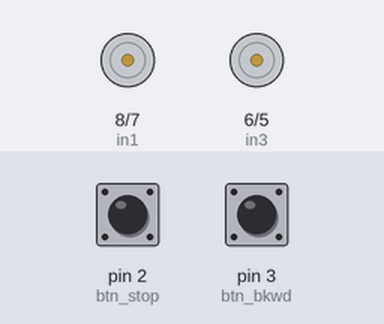
A sketch run on a simulated Arduino Uno, built with avr-gcc and run on an emulated ATmega328P. On the bench: motor-driver pin pairs drawn as motors (green arrow = first pin HIGH = forward, orange = second pin HIGH = backward, longer = more drive, scaled by the enable pin). The inputs (shaded band) are chosen by the test bench; at power-on: pin 3 (btn_bkwd) HIGH, pin 2 (btn_stop) HIGH.

Above: at 1.7 s.
1.8 s: pin 3 (btn_bkwd) pulled LOW for 0.15 s
At 2.3 s:
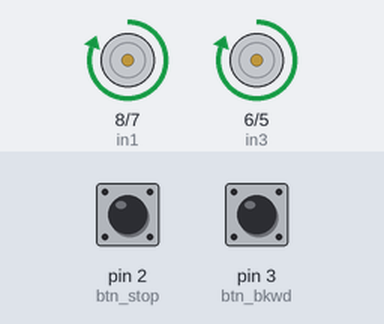
3.4 s: pin 2 (btn_stop) pulled LOW for 0.15 s
At 4.6 s:
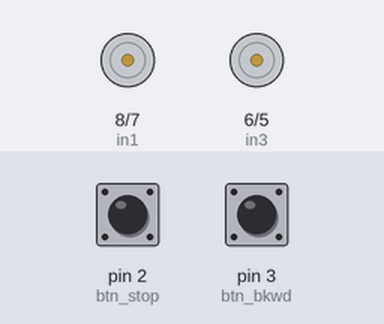
5.0 s: pin 3 (btn_bkwd) pulled LOW for 1 s
At 6.0 s:
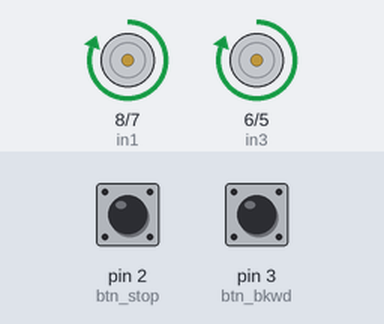
7.5 s: pin 2 (btn_stop) pulled LOW for 1 s
At 7.9 s:
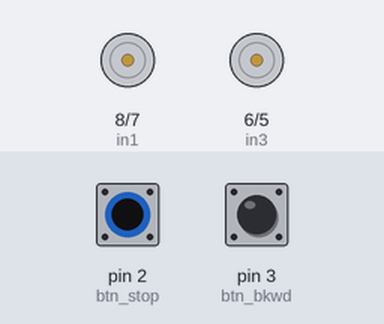
10.0 s: pin 2 (btn_stop) driven LOW and pin 3 (btn_bkwd) driven LOW
At 10.8 s:
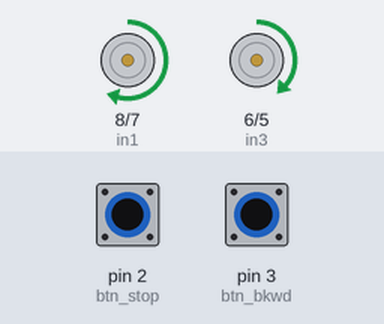
11.5 s: pin 2 (btn_stop) driven HIGH
At 11.9 s:
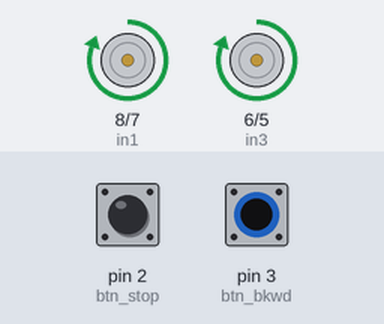
Timing chart, 0 to 14.0 s (numbered marks = the images above; inputs shaded):
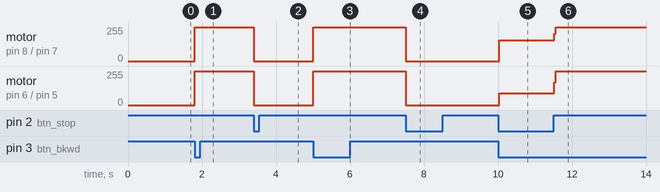

Measured:
- after the input at 1.8 s, motor on pin 8 (in1) / pin 7 (in2), motor on pin 6 (in3) / pin 5 (in4): stopped → forward 255/255 at once
- after the input at 3.4 s, motor on pin 8 (in1) / pin 7 (in2), motor on pin 6 (in3) / pin 5 (in4): forward 255/255 → stopped at once
- after the input at 5.0 s, motor on pin 8 (in1) / pin 7 (in2), motor on pin 6 (in3) / pin 5 (in4): stopped → forward 255/255 at once
- after the input at 7.5 s, motor on pin 8 (in1) / pin 7 (in2), motor on pin 6 (in3) / pin 5 (in4): forward 255/255 → stopped at once
- after the input at 10.0 s, motor on pin 8 (in1) / pin 7 (in2): stopped → forward 154/255 at once; motor on pin 6 (in3) / pin 5 (in4): stopped → forward 87/255 at once
- after the input at 11.5 s, motor on pin 8 (in1) / pin 7 (in2): forward 154/255 → forward 255/255 at once; motor on pin 6 (in3) / pin 5 (in4): forward 87/255 → forward 255/255 at once

The sketch:

motoe_DC_Brushed_CW_dan_CCW_L298N.ino
```cpp
//pin arduino ke module L298N
#define enA 9
#define in1 8
#define in2 7
#define in3 6
#define in4 5
#define enB 4

//tombol kontrol
#define btn_bkwd    3
#define btn_stop    2

//nilai pwm (kecepatan putar)
int kecepatan=255;

void setup() {
  pinMode(enA, OUTPUT);
  pinMode(in1, OUTPUT);
  pinMode(in2, OUTPUT);
  pinMode(in3, OUTPUT);
  pinMode(in4, OUTPUT);
  pinMode(enB, OUTPUT);

  pinMode(btn_bkwd, INPUT_PULLUP);
  pinMode(btn_stop, INPUT_PULLUP);
  motor_stop();
  delay(500);
}

void loop() {
  //tombol mundur ditekan
  if(!digitalRead(btn_bkwd)) {
    motor_mundur();
  }

  //tombol stop ditekan
  if (!digitalRead(btn_stop)) {
    motor_stop();
  }
}

void motor_mundur(){
  analogWrite (enA, kecepatan);
  digitalWrite(in1, HIGH);
  digitalWrite(in2, LOW);
  digitalWrite(in3, HIGH);
  digitalWrite(in4, LOW);
  analogWrite (enB, kecepatan);
}
void motor_stop(){
  //kecepatan=0
  analogWrite (enA, 0);
  analogWrite (enB, 0);
}
```
